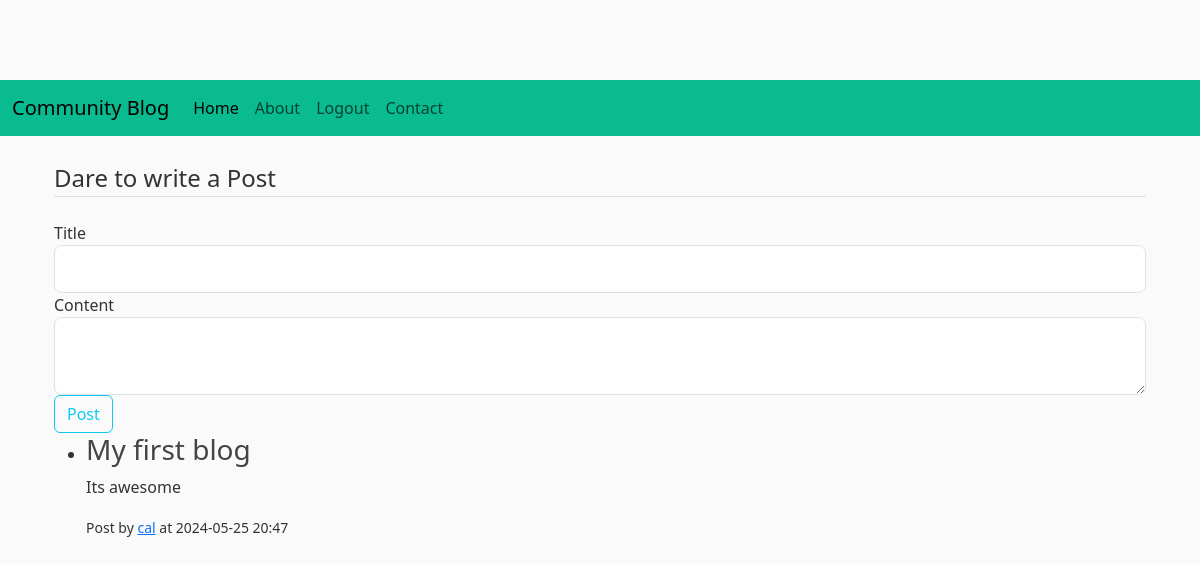
The page /home (signed in) on the database as committed earlier.
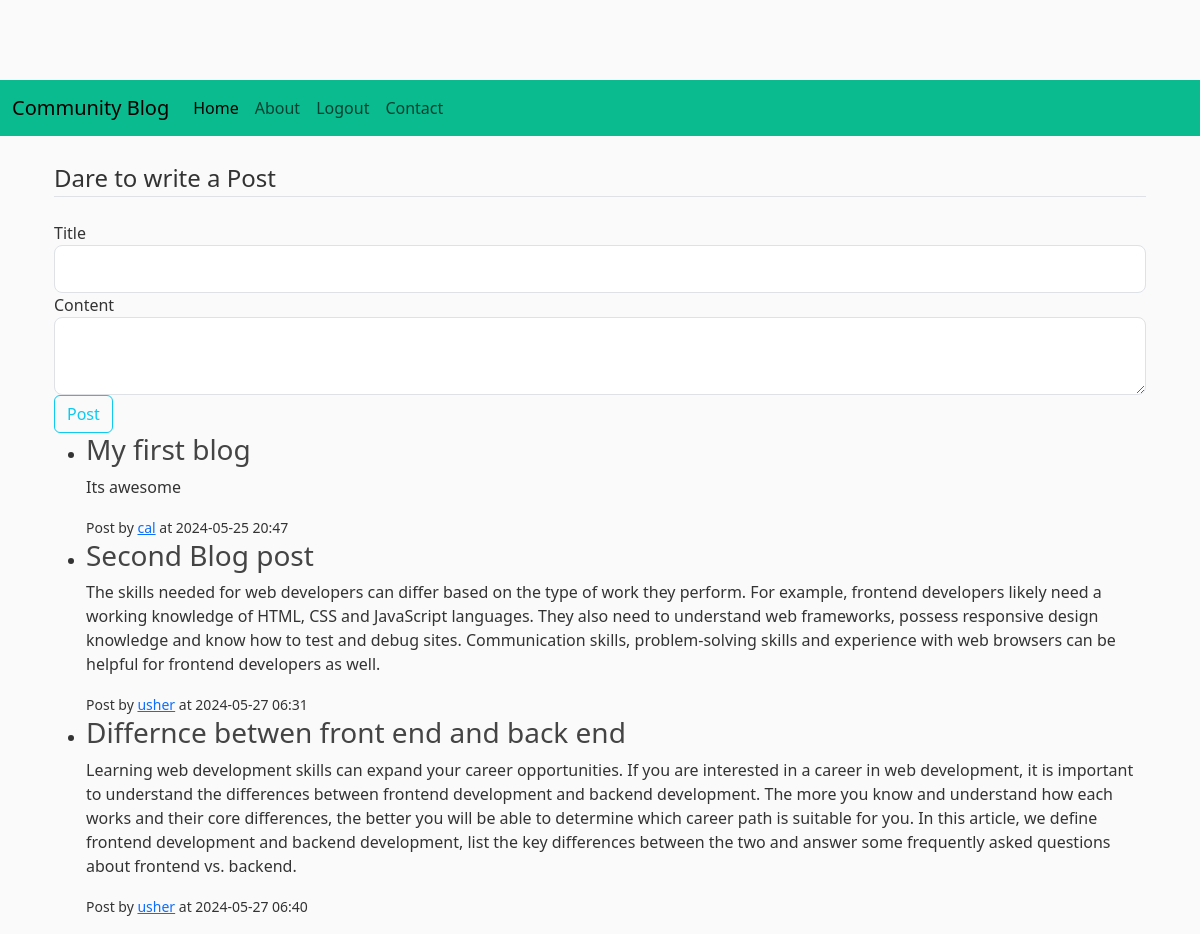
The same page on the database as committed later.
### app/models.py (models this page shows, shortened)
class Post(db.Model, UserMixin):
    id = db.Column(db.Integer, primary_key=True)
    title = db.Column(db.String(120), nullable=False)
    content = db.Column(db.String(1024), nullable=False)
    user_id = db.Column(db.Integer, db.ForeignKey('user.id'))
    timestamp = db.Column(db.DateTime, index=True, default=datetime.utcnow)

class User(db.Model, UserMixin):
    id = db.Column(db.Integer, primary_key=True)
    username = db.Column(db.String(64), unique=True, nullable=False)
    email = db.Column(db.String(120), unique=True, nullable=False)
    password = db.Column(db.String(128))
    img = db.Column(db.String(128), default='default.png')
    posts = db.relationship('Post', backref='author', lazy='dynamic')
    followed = db.relationship(
        'User', secondary=followers,
        primaryjoin=(followers.c.follower_id == id),
        secondaryjoin=(followers.c.followed_id == id),
        backref=db.backref('followers', lazy='dynamic'), lazy='dynamic'
    )

### app/routes.py (the view, shortened to what this page needs)
@login_required
@app.route('/')
@app.route('/home', methods=['GET', 'POST'])
def home():
    if current_user.is_anonymous:
        return redirect(url_for('landingpage'))
    form = AddPost()
    posts = Post.query.all()
    return render_template('home.html', title='Home', posts=posts, form=form)

### app/forms.py
class AddPost(FlaskForm):
    title =StringField('Title', validators=[DataRequired()])
    content = TextAreaField(validators=[DataRequired()])
    submit = SubmitField('Post')

### app/routes.py (called while the page is built)
@login_manager.user_loader
def load_user(user_id):
    return User.query.get(int(user_id))

### app/templates/home.html (shortened to what this page needs)
{% extends 'index.html' %}
{% block content %}
<form method="POST">
    <fieldset class="form-group">
        <legend class="border-bottom mb-4">Dare to write a Post</legend>
        <div class="form-group">
            {{ form.title.label(class="form-control-label") }}
            {{ form.title(class="form-control form-control-lg" if not form.title.errors else "form-control form-control-lg is-invalid") }}
        </div>
        <div class="form-group">
            {{ form.content.label(class="form-control-label") }}
            {{ form.content(class="form-control form-control-lg" if not form.content.errors else "form-control form-control-lg is-invalid") }}
        </div>
    </fieldset>
    <div class="form-group">
        {{ form.submit(class="btn btn-outline-info") }}
    </div>
</form>
    <ul>
        {% for post in posts %}
            <li>
                <h3>{{ post.title }}</h3>
                <p>{{ post.content }}</p>
                <small>Post by <a href="{{ url_for('about', username=post.author.username) }}">{{ post.author.username }}</a> at {{ post.timestamp.strftime('%Y-%m-%d %H:%M') }}</small>
            </li>
        {% endfor %}
    </ul>
{% endblock %}

### app/templates/index.html (shortened to what this page needs)
<!DOCTYPE html>
<html lang="en">
<head>
    <link href="https://cdn.jsdelivr.net/npm/bootstrap@5.3.3/dist/css/bootstrap.min.css" rel="stylesheet">
    <link rel="stylesheet" type="text/css" href="{{ url_for('static', filename='main.css') }}">
</head>
<body>
    <header class="site_header">
        <nav class="navbar navbar-expand-md navbar-light" style="background-color: rgb(9, 187, 143)">
            <div class="container-fluid">
                {% if current_user.is_authenticated %}
                    <a class="navbar-brand" href="{{ url_for('home') }}">Community Blog</a>
                {% else %}
                    <a class="navbar-brand" href="{{ url_for('landingpage') }}">Community Blog</a>
                {% endif %}
                    <div class="collapse navbar-collapse" id="navbarText">
                        {% if current_user.is_authenticated %}
                            <ul class="navbar-nav me-auto mb-10 mb-lg-0">
                                <li class="nav-item">
                                    <a class="nav-link active" aria-current="page" href="{{ url_for('home') }}">Home</a>
                                </li>
                                <li class="nav-item">
                                    <a class="nav-link" href="{{ url_for('about', username=current_user.username) }}">About</a>
                                </li>
                                <li class="nav-item">
                                    <a class="nav-link" href="{{ url_for('logout') }}">Logout</a>
                                </li>
                                <li class="nav-item">
                                    <a class="nav-link" href="#">Contact</a>
                                </li>
                            </ul>
                        {% endif %}
                </div>
            </div>
        </nav>
    </header>
    <main role="main" class="container">
        <div class="container mt-4">
            {% block content %}{% endblock %}
        </div>
    </main>
</body>
</html>

### static/main.css (style rules this page uses)
body { background: #fafafa; color: #333333; margin-top: 5rem; }
h1, h2, h3, h4, h5, h6 { color: #444444; }

Rows that differ between the two databases and show on the page:
added Post: title "Second Blog post", content "The skills needed for web developers can differ based on the type of work they perform. For example, frontend developers likely need a working knowledge of HTML, CSS and JavaScript languages. They also need to understand web frameworks, possess responsive design knowledge and know how to test and debug sites. Communication skills, problem-solving skills and experience with web browsers can be helpful for frontend developers as well.", author.username "usher", timestamp "2024-05-27 06:31"
added Post: title "Differnce betwen front end and back end", content "Learning web development skills can expand your career opportunities. If you are interested in a career in web development, it is important to understand the differences between frontend development and backend development. The more you know and understand how each works and their core differences, the better you will be able to determine which career path is suitable for you. In this article, we define frontend development and backend development, list the key differences between the two and answer some frequently asked questions about frontend vs. backend.", author.username "usher", timestamp "2024-05-27 06:40"
